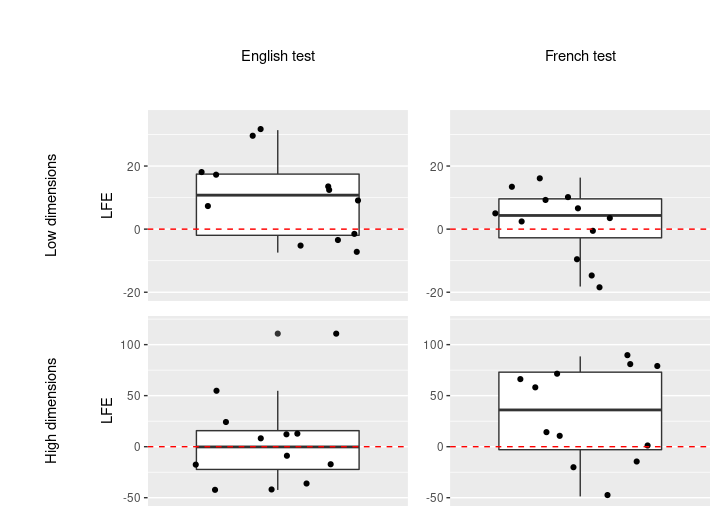

Write the R code that produced this figure.
#!/usr/bin/env Rscript
shhh <- suppressPackageStartupMessages # It's a library, so shhh!


shhh(library(ggplot2))
shhh(library(distributions3))

shhh(library(tidyverse))
shhh(library(ggpubr))
shhh(library(rstatix))
shhh(library(exactRankTests))
shhh(library(coin))

shhh(library(data.table))


df <- read.csv("~/work/projects/multilingual_lfe/statistics/LFE_Librivox_consistency - raw_data.csv")
df2 <- read.csv("~/work/projects/multilingual_lfe/statistics/LFE_Librivox_consistency - raw_data_highdim.csv")


df_tsEng = filter(df, test == "eng")

df_tsFr = filter(df, test == "fra")

df_tsEngHD = filter(df2, test == "eng")

df_tsFrHD = filter(df2, test == "fra")



bp_tsEn<- ggplot(df_tsEng, aes(x =factor(0), y = LFE)) +
  scale_x_discrete(breaks = NULL) +
  xlab(NULL) +
  geom_boxplot() +
  geom_jitter() +
  scale_color_brewer(type = "qual", palette = 2) +
  theme(legend.position = "none") + ylim(-20, 35)+ geom_hline(yintercept=0, linetype="dashed", color = "red", size=0.5)


bp_tsFr <- ggplot(df_tsFr, aes(x =factor(0), y = LFE)) +
  scale_x_discrete(breaks = NULL) +
  xlab(NULL) +
  geom_boxplot() +
  geom_jitter() +
  scale_color_brewer(type = "qual", palette = 2) +
  theme(legend.position = "none")+ ylim(-20, 35)+ geom_hline(yintercept=0, linetype="dashed", color = "red", size=0.5)


bp_tsEnHD<- ggplot(df_tsEngHD, aes(x =factor(0), y = LFE)) +
  scale_x_discrete(breaks = NULL) +
  xlab(NULL) +
  geom_boxplot() +
  geom_jitter() +
  scale_color_brewer(type = "qual", palette = 2) +
  theme(legend.position = "none") + ylim(-50, 120) + geom_hline(yintercept=0, linetype="dashed", color = "red", size=0.5)


bp_tsFrHD <- ggplot(df_tsFrHD, aes(x =factor(0), y = LFE)) +
  scale_x_discrete(breaks = NULL) +
  xlab(NULL) +
  geom_boxplot() +
  geom_jitter() +
  scale_color_brewer(type = "qual", palette = 2) +
  theme(legend.position = "none")+ ylim(-50, 120) + geom_hline(yintercept=0, linetype="dashed", color = "red", size=0.5)



ggarrange(bp_tsEn, bp_tsFr,bp_tsEnHD, bp_tsFrHD,  
          labels = c("English test","French test", "English test (HighDim)","French test (HighDim)"),
          ncol = 2, nrow = 2, align="hv")  


library(patchwork)


#below tips from https://stackoverflow.com/questions/60347583/add-row-and-column-titles-with-ggarrange
#plot1<-plot2<-plot3<-plot4<- ggplot() + geom_point(aes(x=1, y=1, col="a"))
row1 <- ggplot() + annotate(geom = 'text', x=1, y=1, label="Low dimensions", angle = 90) + theme_void()
row2 <- ggplot()  + annotate(geom = 'text', x=1, y=1, label="High dimensions", angle = 90) + theme_void() 
col1 <- ggplot() + annotate(geom = 'text', x=1, y=1, label="English test") + theme_void() 
col2 <- ggplot() + annotate(geom = 'text', x=1, y=1, label="French test") + theme_void() 

layoutplot <- "
#cccddd
aeeefff
aeeefff
bggghhh
bggghhh
"
plotlist <- list(a = row1, b = row2, c = col1, d = col2, e= bp_tsEn, f=bp_tsFr +ylab(NULL) , g=bp_tsEnHD, h=bp_tsFrHD+ylab(NULL))
wrap_plots(plotlist, guides = 'collect', design = layoutplot)


#------------------------------------------------------------------------------------------------------------------
